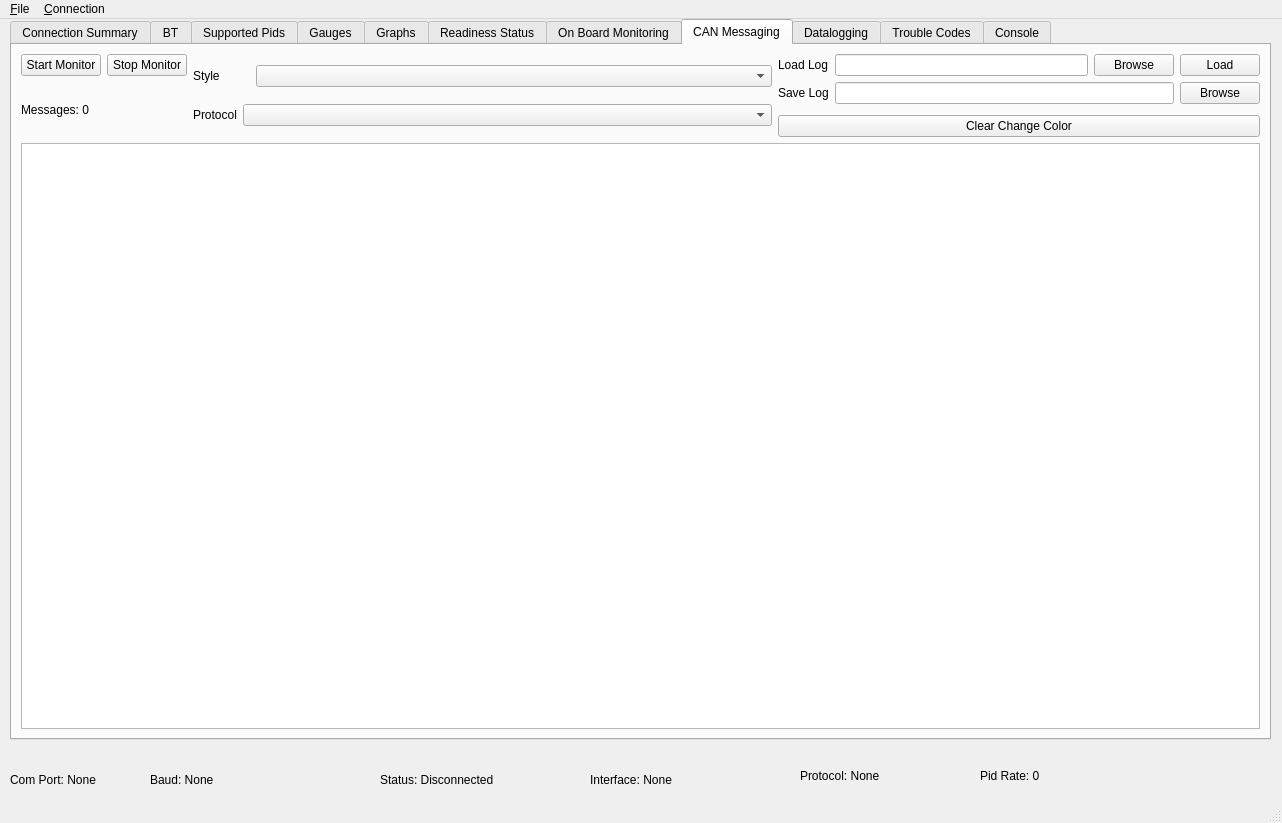
<?xml version="1.0" encoding="UTF-8"?>
<ui version="4.0">
 <class>MainWindow</class>
 <widget class="QMainWindow" name="MainWindow">
  <property name="geometry">
   <rect>
    <x>0</x>
    <y>0</y>
    <width>1282</width>
    <height>823</height>
   </rect>
  </property>
  <property name="windowTitle">
   <string>OBD2 Scanner</string>
  </property>
  <widget class="QWidget" name="centralwidget">
   <widget class="QTabWidget" name="tabWidget">
    <property name="geometry">
     <rect>
      <x>10</x>
      <y>0</y>
      <width>1261</width>
      <height>721</height>
     </rect>
    </property>
    <property name="tabPosition">
     <enum>QTabWidget::North</enum>
    </property>
    <property name="tabShape">
     <enum>QTabWidget::Rounded</enum>
    </property>
    <property name="currentIndex">
     <number>7</number>
    </property>
    <widget class="QWidget" name="summaryTab">
     <attribute name="title">
      <string>Connection Summary</string>
     </attribute>
     <layout class="QVBoxLayout" name="verticalLayout_5">
      <item>
       <layout class="QVBoxLayout" name="verticalLayout_4">
        <item>
         <widget class="QTableWidget" name="connectionInfoTableWidget"/>
        </item>
        <item>
         <layout class="QHBoxLayout" name="horizontalLayout_2" stretch="0,0,0">
          <item>
           <widget class="QPushButton" name="connectPushButton">
            <property name="text">
             <string>Connect</string>
            </property>
           </widget>
          </item>
          <item>
           <widget class="QPushButton" name="disconnectPushButton">
            <property name="text">
             <string>Disconnect</string>
            </property>
           </widget>
          </item>
          <item>
           <spacer name="horizontalSpacer_2">
            <property name="orientation">
             <enum>Qt::Horizontal</enum>
            </property>
            <property name="sizeHint" stdset="0">
             <size>
              <width>40</width>
              <height>20</height>
             </size>
            </property>
           </spacer>
          </item>
         </layout>
        </item>
       </layout>
      </item>
     </layout>
    </widget>
    <widget class="QWidget" name="tabBT">
     <attribute name="title">
      <string>BT</string>
     </attribute>
     <widget class="QListWidget" name="lstBTDevs">
      <property name="geometry">
       <rect>
        <x>20</x>
        <y>30</y>
        <width>1221</width>
        <height>581</height>
       </rect>
      </property>
     </widget>
     <widget class="QPushButton" name="btnBTScanDevs">
      <property name="geometry">
       <rect>
        <x>20</x>
        <y>630</y>
        <width>81</width>
        <height>25</height>
       </rect>
      </property>
      <property name="text">
       <string>Scan</string>
      </property>
     </widget>
    </widget>
    <widget class="QWidget" name="supportedPidsTab">
     <attribute name="title">
      <string>Supported Pids</string>
     </attribute>
     <layout class="QVBoxLayout" name="verticalLayout_22">
      <item>
       <layout class="QHBoxLayout" name="horizontalLayout_6" stretch="0,0,1">
        <item>
         <layout class="QVBoxLayout" name="verticalLayout_3">
          <item>
           <widget class="QLabel" name="label_3">
            <property name="text">
             <string>PIDs supported by this vehicle</string>
            </property>
           </widget>
          </item>
          <item>
           <widget class="QLabel" name="label_4">
            <property name="text">
             <string>Select which PIDs you which to have requested.
The more PIDs you select, the slower they will update.</string>
            </property>
           </widget>
          </item>
          <item>
           <widget class="QTableWidget" name="pidSelectTableWidget"/>
          </item>
         </layout>
        </item>
        <item>
         <layout class="QVBoxLayout" name="verticalLayout_12" stretch="1,1,1,0,8">
          <item>
           <spacer name="verticalSpacer_3">
            <property name="orientation">
             <enum>Qt::Vertical</enum>
            </property>
            <property name="sizeHint" stdset="0">
             <size>
              <width>20</width>
              <height>40</height>
             </size>
            </property>
           </spacer>
          </item>
          <item>
           <widget class="QPushButton" name="pidSelectAllPushButton">
            <property name="text">
             <string>Select All</string>
            </property>
           </widget>
          </item>
          <item>
           <widget class="QPushButton" name="pidSelectNonePushButton">
            <property name="text">
             <string>Select None</string>
            </property>
           </widget>
          </item>
          <item>
           <widget class="QPushButton" name="pidSelectSavePushButton">
            <property name="text">
             <string>Save</string>
            </property>
           </widget>
          </item>
          <item>
           <spacer name="verticalSpacer_2">
            <property name="orientation">
             <enum>Qt::Vertical</enum>
            </property>
            <property name="sizeHint" stdset="0">
             <size>
              <width>20</width>
              <height>40</height>
             </size>
            </property>
           </spacer>
          </item>
         </layout>
        </item>
        <item>
         <layout class="QVBoxLayout" name="verticalLayout">
          <item>
           <widget class="QTableWidget" name="readPidsTableWidget"/>
          </item>
          <item>
           <layout class="QHBoxLayout" name="horizontalLayout" stretch="0,0,0">
            <property name="spacing">
             <number>6</number>
            </property>
            <property name="leftMargin">
             <number>0</number>
            </property>
            <property name="rightMargin">
             <number>0</number>
            </property>
            <item>
             <widget class="QPushButton" name="readPidsPushButton">
              <property name="enabled">
               <bool>false</bool>
              </property>
              <property name="text">
               <string>Read Pids</string>
              </property>
             </widget>
            </item>
            <item>
             <widget class="QPushButton" name="cancelReadPidsPushButton">
              <property name="enabled">
               <bool>false</bool>
              </property>
              <property name="text">
               <string>Cancel Read</string>
              </property>
             </widget>
            </item>
            <item>
             <spacer name="horizontalSpacer">
              <property name="orientation">
               <enum>Qt::Horizontal</enum>
              </property>
              <property name="sizeHint" stdset="0">
               <size>
                <width>40</width>
                <height>20</height>
               </size>
              </property>
             </spacer>
            </item>
           </layout>
          </item>
         </layout>
        </item>
       </layout>
      </item>
     </layout>
    </widget>
    <widget class="QWidget" name="gaugesTab">
     <attribute name="title">
      <string>Gauges</string>
     </attribute>
    </widget>
    <widget class="QWidget" name="graphsTab">
     <attribute name="title">
      <string>Graphs</string>
     </attribute>
     <widget class="QCheckBox" name="graphZoomCheckBox">
      <property name="geometry">
       <rect>
        <x>10</x>
        <y>690</y>
        <width>131</width>
        <height>21</height>
       </rect>
      </property>
      <property name="text">
       <string>Zoom all data</string>
      </property>
     </widget>
     <widget class="QCheckBox" name="graphScrollCheckBox">
      <property name="geometry">
       <rect>
        <x>210</x>
        <y>690</y>
        <width>151</width>
        <height>21</height>
       </rect>
      </property>
      <property name="text">
       <string>Scroll with data</string>
      </property>
     </widget>
    </widget>
    <widget class="QWidget" name="readinessTab">
     <attribute name="title">
      <string>Readiness Status</string>
     </attribute>
     <layout class="QVBoxLayout" name="verticalLayout_8">
      <item>
       <layout class="QVBoxLayout" name="verticalLayout_7" stretch="10,15,1">
        <item>
         <layout class="QHBoxLayout" name="horizontalLayout_3">
          <item>
           <layout class="QVBoxLayout" name="verticalLayout_6">
            <item>
             <widget class="QTableWidget" name="conTableWidget"/>
            </item>
            <item>
             <widget class="QTableWidget" name="monitorStatusTableWidget"/>
            </item>
           </layout>
          </item>
          <item>
           <widget class="QTableWidget" name="nonconTableWidget"/>
          </item>
         </layout>
        </item>
        <item>
         <spacer name="verticalSpacer">
          <property name="orientation">
           <enum>Qt::Vertical</enum>
          </property>
          <property name="sizeHint" stdset="0">
           <size>
            <width>20</width>
            <height>40</height>
           </size>
          </property>
         </spacer>
        </item>
        <item>
         <layout class="QHBoxLayout" name="horizontalLayout_5">
          <item>
           <widget class="QPushButton" name="readReadinessPushButton">
            <property name="text">
             <string>Read</string>
            </property>
           </widget>
          </item>
          <item>
           <spacer name="horizontalSpacer_3">
            <property name="orientation">
             <enum>Qt::Horizontal</enum>
            </property>
            <property name="sizeHint" stdset="0">
             <size>
              <width>40</width>
              <height>20</height>
             </size>
            </property>
           </spacer>
          </item>
         </layout>
        </item>
       </layout>
      </item>
     </layout>
    </widget>
    <widget class="QWidget" name="onBoardMonitoringTab">
     <attribute name="title">
      <string>On Board Monitoring</string>
     </attribute>
     <layout class="QVBoxLayout" name="verticalLayout_16">
      <item>
       <layout class="QVBoxLayout" name="verticalLayout_15">
        <item>
         <widget class="QTableWidget" name="mode06TableWidget"/>
        </item>
        <item>
         <layout class="QHBoxLayout" name="horizontalLayout_8">
          <item>
           <widget class="QPushButton" name="monitorPushButton">
            <property name="text">
             <string>Read Monitors</string>
            </property>
           </widget>
          </item>
          <item>
           <spacer name="horizontalSpacer_6">
            <property name="orientation">
             <enum>Qt::Horizontal</enum>
            </property>
            <property name="sizeHint" stdset="0">
             <size>
              <width>40</width>
              <height>20</height>
             </size>
            </property>
           </spacer>
          </item>
         </layout>
        </item>
       </layout>
      </item>
     </layout>
    </widget>
    <widget class="QWidget" name="tab">
     <attribute name="title">
      <string>CAN Messaging</string>
     </attribute>
     <layout class="QVBoxLayout" name="verticalLayout_21">
      <item>
       <layout class="QVBoxLayout" name="verticalLayout_19" stretch="0,1">
        <item>
         <layout class="QHBoxLayout" name="horizontalLayout_17" stretch="0,6,5">
          <item>
           <layout class="QVBoxLayout" name="verticalLayout_2">
            <item>
             <layout class="QHBoxLayout" name="horizontalLayout_14">
              <item>
               <widget class="QPushButton" name="canMonitorStartPushButton">
                <property name="text">
                 <string>Start Monitor</string>
                </property>
               </widget>
              </item>
              <item>
               <widget class="QPushButton" name="canMonitorStopPushButton">
                <property name="text">
                 <string>Stop Monitor</string>
                </property>
               </widget>
              </item>
             </layout>
            </item>
            <item>
             <widget class="QLabel" name="canMsgLabel">
              <property name="text">
               <string>Messages: 0</string>
              </property>
             </widget>
            </item>
           </layout>
          </item>
          <item>
           <layout class="QVBoxLayout" name="verticalLayout_18">
            <item>
             <layout class="QHBoxLayout" name="horizontalLayout_12" stretch="1,9">
              <item>
               <widget class="QLabel" name="label_10">
                <property name="text">
                 <string>Style</string>
                </property>
               </widget>
              </item>
              <item>
               <widget class="QComboBox" name="canStyleComboBox"/>
              </item>
             </layout>
            </item>
            <item>
             <layout class="QHBoxLayout" name="horizontalLayout_15" stretch="0,2">
              <item>
               <widget class="QLabel" name="label_11">
                <property name="text">
                 <string>Protocol</string>
                </property>
               </widget>
              </item>
              <item>
               <widget class="QComboBox" name="canProtocolComboBox"/>
              </item>
             </layout>
            </item>
           </layout>
          </item>
          <item>
           <layout class="QVBoxLayout" name="verticalLayout_20">
            <item>
             <layout class="QHBoxLayout" name="horizontalLayout_16">
              <item>
               <widget class="QLabel" name="label_12">
                <property name="text">
                 <string>Load Log</string>
                </property>
               </widget>
              </item>
              <item>
               <widget class="QLineEdit" name="canLoadLogFileLineEdit"/>
              </item>
              <item>
               <widget class="QPushButton" name="canLoadLogFileBrowseButton">
                <property name="text">
                 <string>Browse</string>
                </property>
               </widget>
              </item>
              <item>
               <widget class="QPushButton" name="canLoadLogPushButton">
                <property name="text">
                 <string>Load</string>
                </property>
               </widget>
              </item>
             </layout>
            </item>
            <item>
             <layout class="QHBoxLayout" name="horizontalLayout_9">
              <item>
               <widget class="QLabel" name="label_8">
                <property name="text">
                 <string>Save Log</string>
                </property>
               </widget>
              </item>
              <item>
               <widget class="QLineEdit" name="canSaveLogFileLineEdit"/>
              </item>
              <item>
               <widget class="QPushButton" name="canSaveLogFileBrowseButton">
                <property name="text">
                 <string>Browse</string>
                </property>
               </widget>
              </item>
             </layout>
            </item>
            <item>
             <spacer name="verticalSpacer_4">
              <property name="orientation">
               <enum>Qt::Vertical</enum>
              </property>
              <property name="sizeHint" stdset="0">
               <size>
                <width>20</width>
                <height>5</height>
               </size>
              </property>
             </spacer>
            </item>
            <item>
             <widget class="QPushButton" name="canClearRedPushButton">
              <property name="text">
               <string>Clear Change Color</string>
              </property>
             </widget>
            </item>
           </layout>
          </item>
         </layout>
        </item>
        <item>
         <widget class="QTableWidget" name="canMsgTableWidget"/>
        </item>
       </layout>
      </item>
     </layout>
    </widget>
    <widget class="QWidget" name="tab_2">
     <attribute name="title">
      <string>Datalogging</string>
     </attribute>
     <widget class="QGroupBox" name="groupBox">
      <property name="geometry">
       <rect>
        <x>120</x>
        <y>30</y>
        <width>211</width>
        <height>151</height>
       </rect>
      </property>
      <property name="title">
       <string>Format</string>
      </property>
      <widget class="QWidget" name="verticalLayoutWidget">
       <property name="geometry">
        <rect>
         <x>0</x>
         <y>30</y>
         <width>201</width>
         <height>101</height>
        </rect>
       </property>
       <layout class="QVBoxLayout" name="verticalLayout_17">
        <item>
         <widget class="QRadioButton" name="radioButton_2">
          <property name="text">
           <string>JSON</string>
          </property>
         </widget>
        </item>
        <item>
         <widget class="QRadioButton" name="radioButton">
          <property name="text">
           <string>obdgpslogger sqlite</string>
          </property>
         </widget>
        </item>
        <item>
         <widget class="QRadioButton" name="radioButton_3">
          <property name="text">
           <string>csv</string>
          </property>
         </widget>
        </item>
       </layout>
      </widget>
     </widget>
     <widget class="QGroupBox" name="groupBox_2">
      <property name="geometry">
       <rect>
        <x>340</x>
        <y>30</y>
        <width>321</width>
        <height>131</height>
       </rect>
      </property>
      <property name="title">
       <string>Location</string>
      </property>
      <widget class="QWidget" name="horizontalLayoutWidget">
       <property name="geometry">
        <rect>
         <x>0</x>
         <y>30</y>
         <width>311</width>
         <height>41</height>
        </rect>
       </property>
       <layout class="QHBoxLayout" name="horizontalLayout_10">
        <item>
         <widget class="QLabel" name="label_9">
          <property name="text">
           <string>Folder</string>
          </property>
         </widget>
        </item>
        <item>
         <widget class="QLineEdit" name="datalogLocationLineEdit"/>
        </item>
        <item>
         <widget class="QPushButton" name="datalogBrowsePushButton">
          <property name="text">
           <string>Browse</string>
          </property>
         </widget>
        </item>
       </layout>
      </widget>
     </widget>
    </widget>
    <widget class="QWidget" name="troubleCodesTab">
     <attribute name="title">
      <string>Trouble Codes</string>
     </attribute>
     <layout class="QVBoxLayout" name="verticalLayout_14">
      <item>
       <layout class="QVBoxLayout" name="verticalLayout_13">
        <item>
         <widget class="QLabel" name="label_6">
          <property name="text">
           <string>Mode $03 Stored Diagnostic Trouble Codes</string>
          </property>
         </widget>
        </item>
        <item>
         <widget class="QTableWidget" name="troubleStoredTableWidget"/>
        </item>
        <item>
         <widget class="QLabel" name="label_5">
          <property name="text">
           <string>Mode $07 Pending Diagnostic Trouble Codes</string>
          </property>
         </widget>
        </item>
        <item>
         <widget class="QTableWidget" name="tableWidget"/>
        </item>
        <item>
         <layout class="QHBoxLayout" name="horizontalLayout_7">
          <item>
           <widget class="QPushButton" name="troubleReadPushButton">
            <property name="text">
             <string>Read</string>
            </property>
           </widget>
          </item>
          <item>
           <widget class="QPushButton" name="troubleClearPushButton">
            <property name="text">
             <string>Clear</string>
            </property>
           </widget>
          </item>
          <item>
           <spacer name="horizontalSpacer_5">
            <property name="orientation">
             <enum>Qt::Horizontal</enum>
            </property>
            <property name="sizeHint" stdset="0">
             <size>
              <width>40</width>
              <height>20</height>
             </size>
            </property>
           </spacer>
          </item>
         </layout>
        </item>
       </layout>
      </item>
     </layout>
    </widget>
    <widget class="QWidget" name="consoleTab">
     <attribute name="title">
      <string>Console</string>
     </attribute>
     <layout class="QVBoxLayout" name="verticalLayout_11">
      <item>
       <layout class="QVBoxLayout" name="verticalLayout_9">
        <item>
         <layout class="QHBoxLayout" name="horizontalLayout_11">
          <item>
           <widget class="QLabel" name="label_2">
            <property name="text">
             <string>Debug Output</string>
            </property>
           </widget>
          </item>
          <item>
           <spacer name="horizontalSpacer_7">
            <property name="orientation">
             <enum>Qt::Horizontal</enum>
            </property>
            <property name="sizeHint" stdset="0">
             <size>
              <width>40</width>
              <height>20</height>
             </size>
            </property>
           </spacer>
          </item>
          <item>
           <widget class="QLabel" name="label_7">
            <property name="text">
             <string>Lines of History</string>
            </property>
           </widget>
          </item>
          <item>
           <widget class="QSpinBox" name="debugOutputLinesSpinBox">
            <property name="maximum">
             <number>5000</number>
            </property>
            <property name="value">
             <number>500</number>
            </property>
           </widget>
          </item>
         </layout>
        </item>
        <item>
         <widget class="QTextBrowser" name="debugTextBrowser"/>
        </item>
       </layout>
      </item>
      <item>
       <layout class="QVBoxLayout" name="verticalLayout_10">
        <item>
         <widget class="QLabel" name="label">
          <property name="text">
           <string>Raw Console</string>
          </property>
         </widget>
        </item>
        <item>
         <widget class="QTextBrowser" name="rawConsoleTextBrowser"/>
        </item>
        <item>
         <layout class="QHBoxLayout" name="horizontalLayout_4">
          <item>
           <widget class="QLineEdit" name="rawConsoleLineEdit"/>
          </item>
          <item>
           <widget class="QPushButton" name="consoleSendPushButton">
            <property name="text">
             <string>Send</string>
            </property>
           </widget>
          </item>
         </layout>
        </item>
       </layout>
      </item>
     </layout>
    </widget>
   </widget>
   <widget class="QLabel" name="status_comPortLabel">
    <property name="geometry">
     <rect>
      <x>10</x>
      <y>750</y>
      <width>150</width>
      <height>21</height>
     </rect>
    </property>
    <property name="minimumSize">
     <size>
      <width>150</width>
      <height>0</height>
     </size>
    </property>
    <property name="text">
     <string>Com Port: None</string>
    </property>
   </widget>
   <widget class="QLabel" name="status_comBaudLabel">
    <property name="geometry">
     <rect>
      <x>150</x>
      <y>750</y>
      <width>221</width>
      <height>21</height>
     </rect>
    </property>
    <property name="minimumSize">
     <size>
      <width>75</width>
      <height>0</height>
     </size>
    </property>
    <property name="text">
     <string>Baud: None</string>
    </property>
   </widget>
   <widget class="QLabel" name="status_comStatusLabel">
    <property name="geometry">
     <rect>
      <x>380</x>
      <y>750</y>
      <width>200</width>
      <height>21</height>
     </rect>
    </property>
    <property name="minimumSize">
     <size>
      <width>200</width>
      <height>0</height>
     </size>
    </property>
    <property name="text">
     <string>Status: Disconnected</string>
    </property>
   </widget>
   <widget class="QLabel" name="status_comInterfaceLabel">
    <property name="geometry">
     <rect>
      <x>590</x>
      <y>750</y>
      <width>200</width>
      <height>21</height>
     </rect>
    </property>
    <property name="minimumSize">
     <size>
      <width>200</width>
      <height>0</height>
     </size>
    </property>
    <property name="text">
     <string>Interface: None</string>
    </property>
   </widget>
   <widget class="QLabel" name="status_comProtocolLabel">
    <property name="geometry">
     <rect>
      <x>800</x>
      <y>750</y>
      <width>175</width>
      <height>13</height>
     </rect>
    </property>
    <property name="minimumSize">
     <size>
      <width>175</width>
      <height>0</height>
     </size>
    </property>
    <property name="text">
     <string>Protocol: None</string>
    </property>
   </widget>
   <widget class="QLabel" name="status_pidUpdateRateLabel">
    <property name="geometry">
     <rect>
      <x>980</x>
      <y>750</y>
      <width>175</width>
      <height>13</height>
     </rect>
    </property>
    <property name="minimumSize">
     <size>
      <width>175</width>
      <height>0</height>
     </size>
    </property>
    <property name="text">
     <string>Pid Rate: 0</string>
    </property>
   </widget>
  </widget>
  <widget class="QMenuBar" name="menubar">
   <property name="geometry">
    <rect>
     <x>0</x>
     <y>0</y>
     <width>1282</width>
     <height>22</height>
    </rect>
   </property>
   <widget class="QMenu" name="menuFile">
    <property name="title">
     <string>&amp;File</string>
    </property>
    <addaction name="action_Exit"/>
   </widget>
   <widget class="QMenu" name="menuConnection">
    <property name="title">
     <string>&amp;Connection</string>
    </property>
    <addaction name="actionConnect"/>
    <addaction name="actionSettings"/>
   </widget>
   <addaction name="menuFile"/>
   <addaction name="menuConnection"/>
  </widget>
  <widget class="QStatusBar" name="statusbar"/>
  <action name="actionConnect">
   <property name="text">
    <string>&amp;Connect</string>
   </property>
  </action>
  <action name="actionSettings">
   <property name="text">
    <string>&amp;Settings</string>
   </property>
  </action>
  <action name="actionSettings_2">
   <property name="text">
    <string>Settings</string>
   </property>
  </action>
  <action name="action_Exit">
   <property name="text">
    <string>&amp;Exit</string>
   </property>
  </action>
 </widget>
 <resources/>
 <connections/>
</ui>
